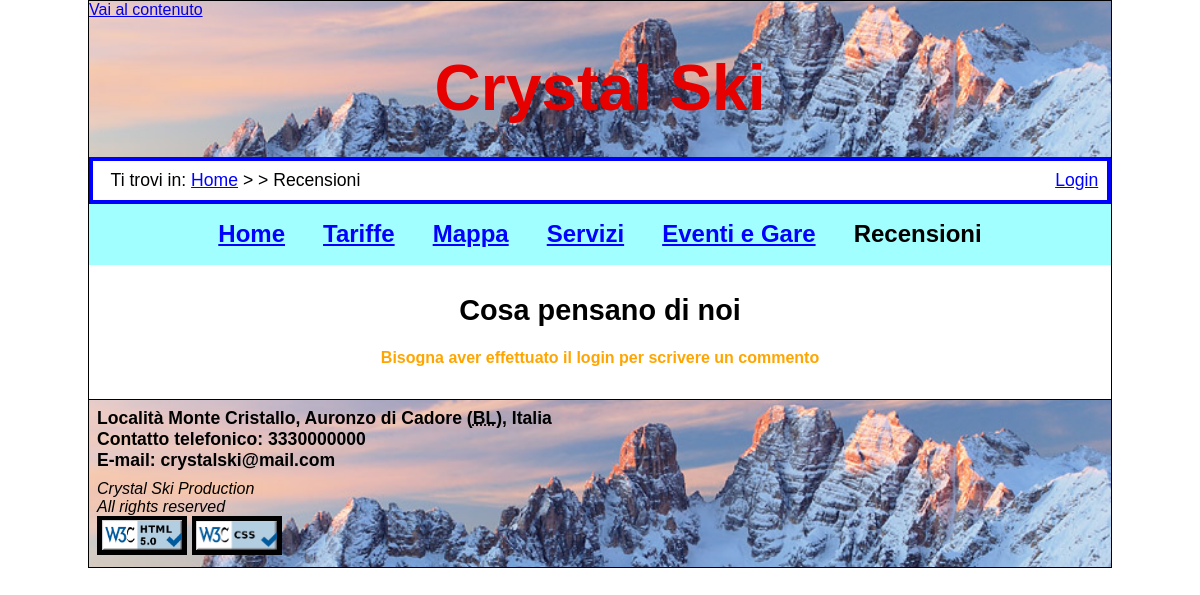
The page /html-php/recensioni.php on the database as committed earlier.
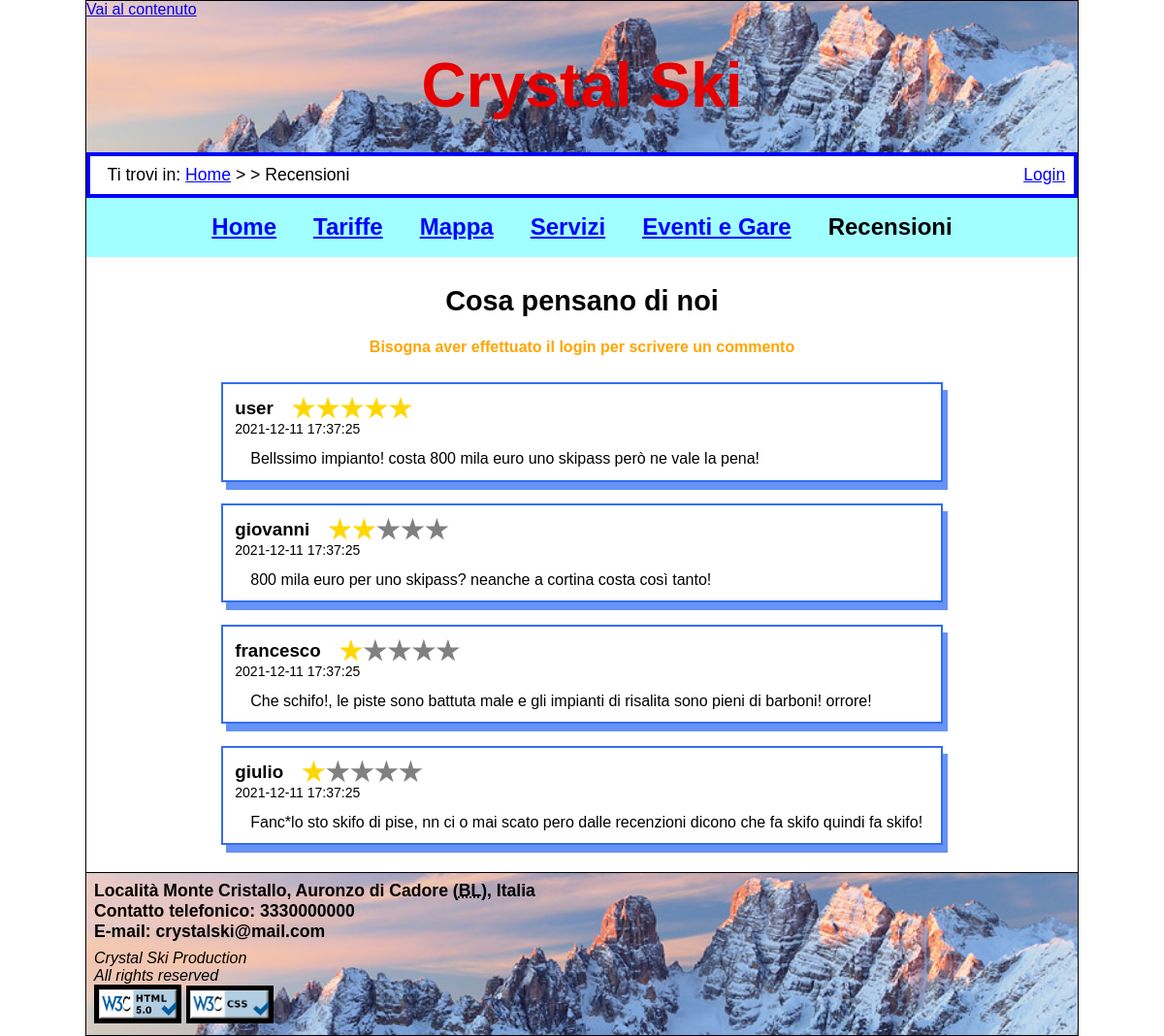
The same page on the database as committed later.
### tables this page shows
CREATE TABLE `comment`(
    `id` INT UNSIGNED NOT NULL AUTO_INCREMENT,
    `userId` INT UNSIGNED NOT NULL,
    `comment` VARCHAR(400) NOT NULL,
    `stars` TINYINT UNSIGNED NOT NULL,
    `date` DATETIME NOT NULL,

    PRIMARY KEY (`id`)
);

CREATE TABLE `user`(
    `id` INT UNSIGNED NOT NULL AUTO_INCREMENT,
    `email` VARCHAR(255) NOT NULL,
    `username` VARCHAR(255) NOT NULL,
    `password` VARCHAR(255) NOT NULL,
    `name` VARCHAR(255) NULL,
    `surname` VARCHAR(255) NULL,
    `city` VARCHAR(255) NULL,
    `isAdmin` TINYINT UNSIGNED NOT NULL,

    PRIMARY KEY (`id`),
    UNIQUE KEY (`username`)
);

### html-php/DBConnection.php (called while the page is built, shortened)
<?php
class DBConnection{
    private $connection;
    public function openDBConnection(){
        $this->connection = mysqli_connect(DBConnection::HOST_DB, DBConnection::USERNAME, DBConnection::PASSWORD, DBConnection::DATABASE_NAME);
        if(mysqli_errno($this->connection)){
            return false;
        }else{
            mysqli_set_charset($this->connection,"utf8");
            return true;
        }
    }
    public function getComments(){
        $loadComments = "SELECT * from `comment` LIMIT 10";
        $queryResult = mysqli_query($this->connection, $loadComments) or die (mysqli_error($this->connection));
        if(mysqli_num_rows($queryResult) > 0){
            return $queryResult;
        }else{
            return "";
        }
    }
    public function getUsernameById($id){
        $getUsernameById = "SELECT `username` FROM `user` WHERE `id` = \"$id\" ";
        $queryResult = mysqli_query($this->connection, $getUsernameById) or die (mysqli_error($this->connection));
        if(mysqli_num_rows($queryResult) > 0){
            return $queryResult;
        }else{
            return "";
        }
    }
}
?>

### html-php/recensioni.php (the view, shortened to what this page needs)
<?php
require_once("DBConnection.php");
$connection = new DBConnection();
$connectionOK = $connection->openDBConnection();
$errorMSG = "";
?>
<!DOCTYPE html>
<html lang="it">
<head>
	<link rel="stylesheet" href="../css/style.css" />
	<link rel="stylesheet" media="screen and (max-width:600px), only screen and (max-width:600px)" href="../css/mini.css"/>
</head>
<body>
	<header>
		<a id="salta" href="#inizio">Vai al contenuto</a>
		<h1 lang="en">Crystal Ski</h1>
	</header>
	<div id="breadcrumb">
	<?php if (isset($_SESSION['login']) && $_SESSION['login']) { ?>
		<p>Ciao <?=$_SESSION['username']?>! Ti trovi in: <a href="home.php" lang="en">Home</a> &gt; &gt; Recensioni</p>
		<a href="logout.php">Logout</a>
	<?php } else { ?>
		<p>Ti trovi in: <a href="home.php" lang="en">Home</a> &gt; &gt; Recensioni</p>
		<a href="login.php">Login</a>
	<?php } ?>
	</div>
	<nav id="menu">
		<ul>
			<li><a href="home.php">Home</a></li>
			<li><a href="tariffe.php">Tariffe</a></li>
			<li><a href="mappa.php">Mappa</a></li>
			<li><a href="servizi.php">Servizi</a></li>
			<li><a href="eventi.php">Eventi e Gare</a></li>
			<li>Recensioni</li>
		</ul>
	</nav>
	<h2 class="titolo" id="inizio">Cosa pensano di noi</h2>
	<?php if (isset($_SESSION['login']) && $_SESSION['login']) { ?>
	<div id=writeAComment>
		<form action="recensioni.php" id="commentForm" method="post">
			<?=$errorMSG?>
			<p class="JSError"  id="commentERR"></p>
			<label for="starsQuantity">Stelle (da 1 a 5):</label>
			<input type="number" id="starsQuantity" name="starsQuantity" value="1" min="1" max="5">
			<textarea name="commentBox" id="commentBox" placeholder="Scrivi qui il tuo commento..."></textarea>
			<button type="submit" name="submit" class="submitComment">Pubblica</button>
		</form>
	</div>
	<?php }else{ ?>
		<h4 class="warning">Bisogna aver effettuato il login per scrivere un commento</h4>
	<?php } ?>
	<div id="comments_holder">
		<?php
			if($connectionOK){
   				 $commentsQuery = $connection->getComments();
    			if($commentsQuery != ""){
					while($row = mysqli_fetch_assoc($commentsQuery)){
		?>
			<div class="comments">
				<div class = "userDetails">
					<h3><?=mysqli_fetch_assoc($connection->getUsernameById($row["userId"]))["username"]?></h3>
					<?php for ($i = 0; $i < 5; $i++) { ?>
							<div class='star<?=$row['stars'] > $i ? ' gold' : '' ?>'></div>
					<?php }?>
				</div>
				<p class ="commentDate"><?=$row["date"]?></p>
				<p class ="comment"><?=$row["comment"]?></p>
			</div>
		<?php
				}
			}else{
				$connectionERR = "<p>Problemi di connessione, ci scusiamo per il disagio</p>";
				}
			}else{
				$connectionERR = "<p>Problemi di connessione, ci scusiamo per il disagio</p>";
			}
		?>
	</div>
		<?php include('../components/footer.php') ?>
</body>
</html>

### components/footer.php
<footer>
    <div id="address">
        <p>Località Monte Cristallo, Auronzo di Cadore (<abbr title="Belluno">BL</abbr>), Italia</p>
        <p>Contatto telefonico: 3330000000</p>
        <p lang="en">E-mail: crystalski@mail.com</p>
    </div>
    <p class="author" lang="en">Crystal Ski Production</p>
    <p class="author" lang="en">All rights reserved</p>
    <img class="imgValidCode" src="../images/html5.png" alt="html valido"/>
    <img class="imgValidCode" src="../images/css.png" alt="css valido"/>
</footer>

### css/style.css (style rules this page uses)
* { padding: 0; margin: 0; }
html, body { font-size: 100%; font-family: "Helvetica", linear, sans-serif; margin: auto; max-width: 1024px; }
body { border: 1px solid #000; }
header { background-image: url('../images/sfondo.jpg'); background-position: center; background-size: 100%; background-repeat: no-repeat; }
header h1 { padding: 0.5em; font-size: 4em; text-align: center; color: #e60000; }
#breadcrumb { display: flex; font-size: 1.1em; padding: 0.5em 0.5em 0.5em 1em; border: 4.5px solid #0000ff; justify-content: space-between; }
#breadcrumb a:link { color: #0000ff; }
#menu { background-color: #a2ffff; color: #000; text-align: center; }
#menu li { display: inline-block; padding: 0.7em; font-size: 1.5em; font-weight: bold; }
#menu a:link { color: #0000ff; }
.titolo { clear: both; text-align: center; font-size: 1.8em; margin-top: 0.5em; padding-top: 0.5em; padding-bottom: 0.2em; }
#comments_holder { display: flex; flex-direction: column; align-items: center; justify-content: center; padding-bottom: 1em; }
.warning { text-align: center; padding: 1em; color: orange; }
.comment { word-wrap: break-word; }
.comments { flex-direction: row; border: 2px solid #336ef0; box-shadow: 5px 8px #6693f5; margin: 0.7em; min-width: 300px; padding: 0.8em; width: 70%; }
.comment { padding-left: 1em; }
.userDetails { display: flex; align-items: center; }
.commentDate { font-size: 14px; padding-bottom: 1em; }
.userDetails h3 { padding-right: 1em; }
.star { background: grey; clip-path: polygon(50% 0%, 61% 35%, 98% 35%, 68% 57%, 79% 91%, 50% 70%, 21% 91%, 32% 57%, 2% 35%, 39% 35%); display: inline-block; min-height: 25px; min-width: 25px; }
.gold.star { background: gold; }
footer { clear: both; border-top: 1px solid #000; text-align: left; padding: 0.5em; background-image: url('../images/sfondo.jpg'); background-position: center; background-size: 100%; background-repeat: no-repeat; }
footer #address { font-size: 1.1em; font-weight: bold; padding-bottom: 0.5em; }
footer .author { font-style: italic; font-size: 1em; }
footer .imgValidCode { width: 8%; padding: 0.3em; background-color: #000; }

### css/mini.css (style rules this page uses)
* { box-sizing: border-box; }
html, body { max-width: 600px; }
body { border: none }
header h1 { font-size: 3em; }
* { padding: 0; margin: 0; box-sizing: border-box; }
input[type="checkbox"].menu-toggle ~ nav { display: none; }
#menu { flex-direction: column; }
#menu li { width: 100%; }
footer { background-image: none; background-color: #a2ffff; }
footer .imgValidCode { width: 20%; background-color: #a2ffff; }

Rows that differ between the two databases and show on the page:
added comment: userId.username "user", stars 5 (drawn), date "2021-12-11 17:37:25", comment "Bellssimo impianto! costa 800 mila euro uno skipass però ne vale la pena!"
added comment: userId.username "giovanni", stars 2 (drawn), date "2021-12-11 17:37:25", comment "800 mila euro per uno skipass? neanche a cortina costa così tanto!"
added comment: userId.username "francesco", stars 1 (drawn), date "2021-12-11 17:37:25", comment "Che schifo!, le piste sono battuta male e gli impianti di risalita sono pieni di barboni! orrore!"
added comment: userId.username "giulio", stars 1 (drawn), date "2021-12-11 17:37:25", comment "Fanc*lo sto skifo di pise, nn ci o mai scato pero dalle recenzioni dicono che fa skifo quindi fa skifo!"
